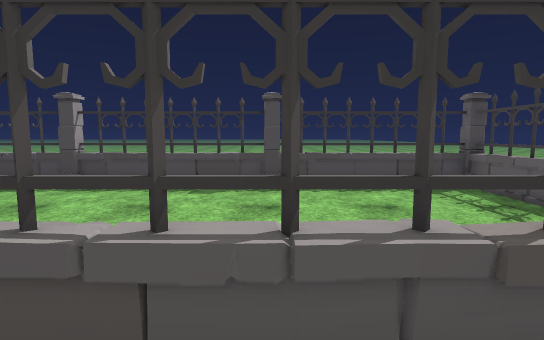
View 1 (above)

18 first-person views from a walk through a scene from a Unity 3-D project. The camera is 1.5 m above the floor, tilts 6° down and sees 80° across. Doors are open. The floor is counted in squares, 1 m on a side. Each view is taken from the middle of a square. On the plan, view 1 faces up. The plan holds only what a view shows up to about 15 squares ahead; the rest is blank. The place goes on beyond the plan. The player is left out. Some animated figures are not drawn. Some surface patterns are stand-ins.

View 2
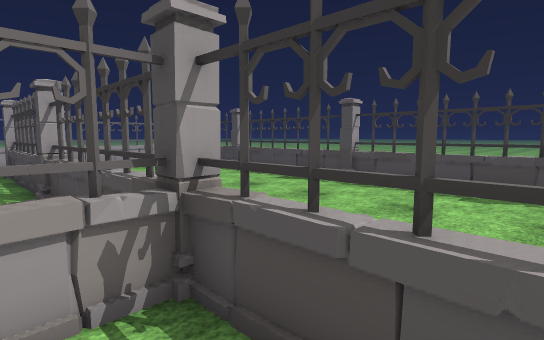

View 3
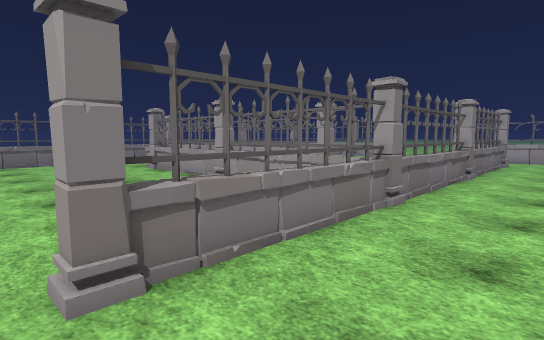

View 4
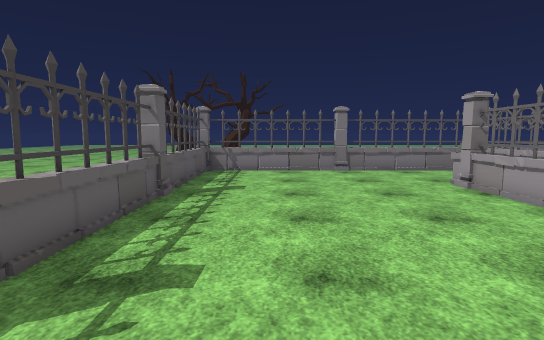

View 5
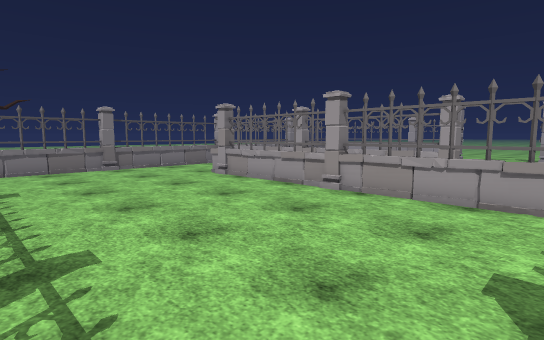

View 6
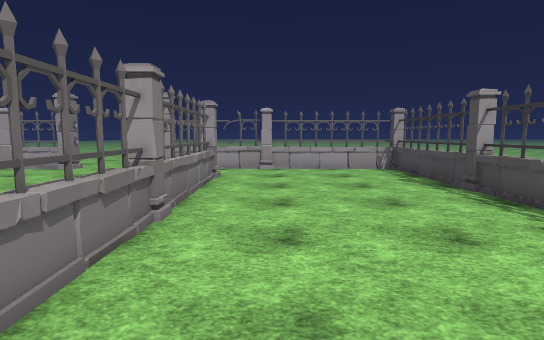

View 7
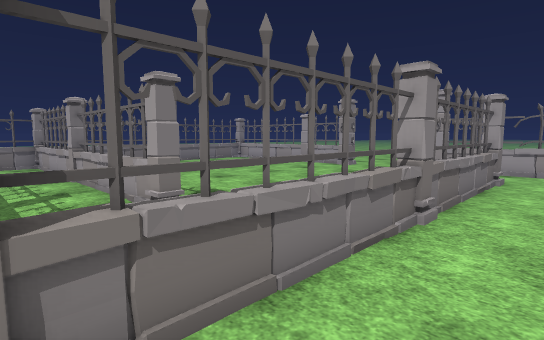

View 8
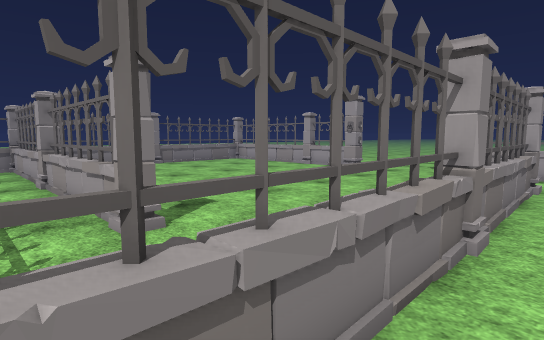

View 9
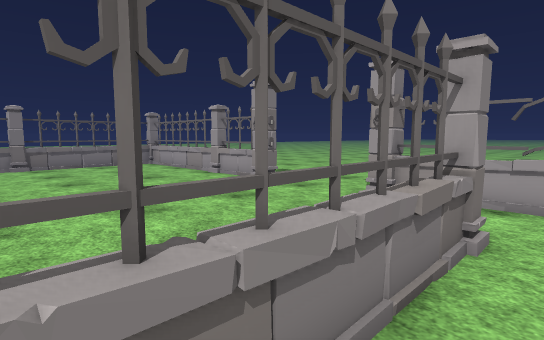

View 10
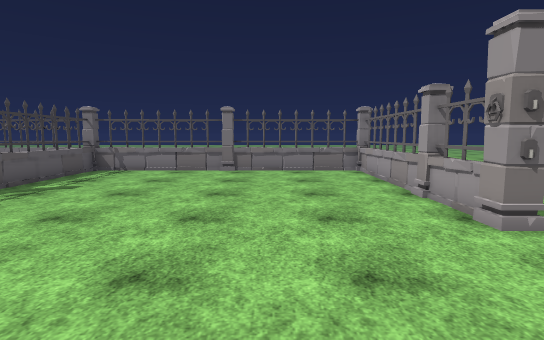

View 11
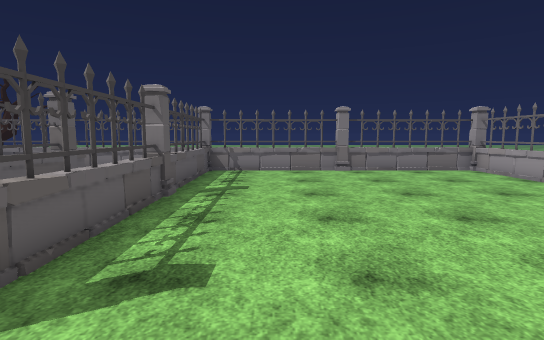

View 12
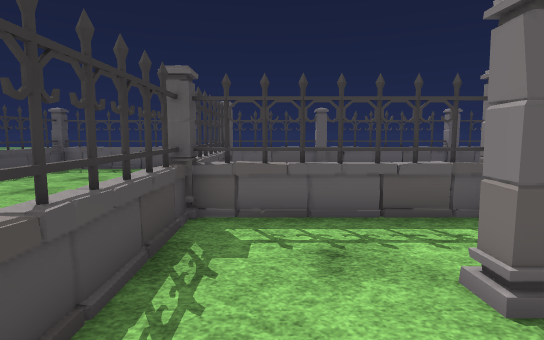

View 13
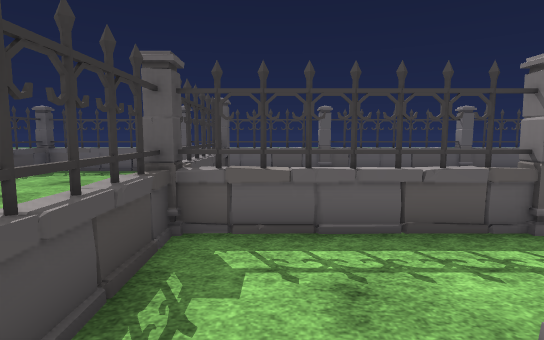

View 14
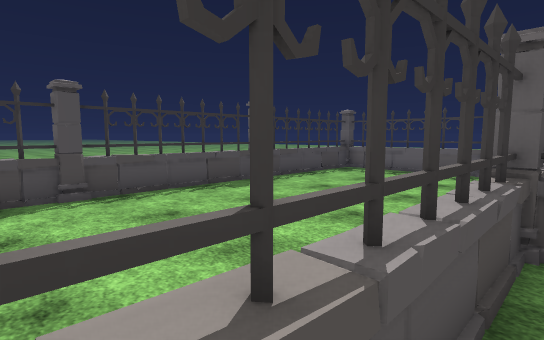

View 15
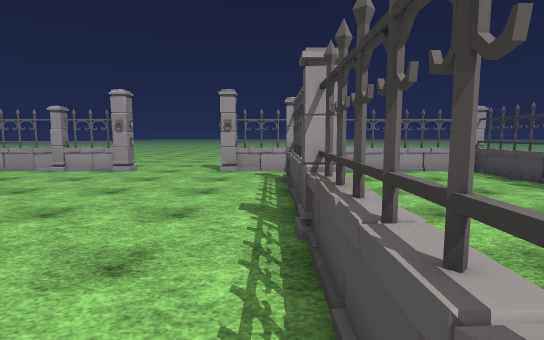

View 16
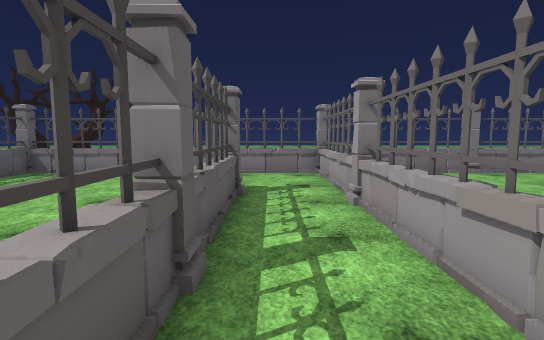

View 17
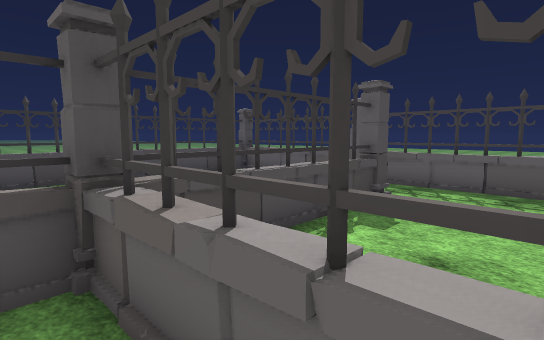

View 18
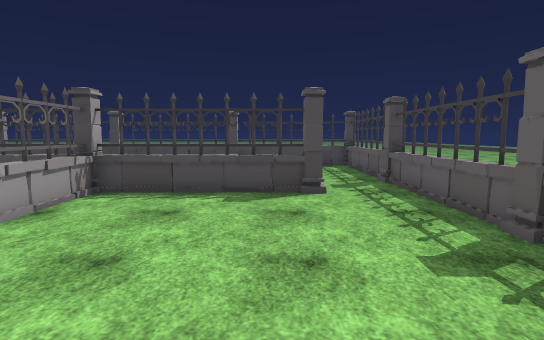

### Floor plan
Ten units are one square. View 1 is at (0, 0); x grows to the right and y downward. Boxes are objects, and circles mark ways between rooms. Rooms are numbered by the first view taken in them; rooms with no view inside come last. Other rooms are left out.
<svg viewBox="-188 -106 256 257">
<path fill="none" stroke="#000" d="M-31 73 -31 24M-29 42 -29 25M-29 94 -29 47M-60 20 -59 146M29 -14 28 -20M33 -16 -31 -17M-28 -21 -28 94M-59 142 62 142M57 146 59 -16M-57 -100 -58 -94M-153 -19 33 -19 33 -16M-179 -100 -179 -14M59 -16 60 -101M63 -95 -182 -98M-117 -95 -123 -95M57 -35 57 -40M-177 51 -177 57M-179 51 -179 145M-64 20 -60 20M-135 -17 -152 -17M-177 5 -177 12M-93 -17 -133 -17M-179 -14 -179 13M-29 25 -29 -20M-63 145 -62 33M-183 141 -59 142M-31 3 -31 -20M-31 -17 -92 -17M-26 -15 -48 -15M-62 33 -58 33"/>
<rect x="-35" y="95" width="10" height="10" fill="#bbb"><title>pillar</title></rect>
<circle cx="45" cy="-20" r="3" fill="#2a7"/>
<circle cx="-45" cy="20" r="3" fill="#2a7"/>
<circle cx="-165" cy="-20" r="3" fill="#2a7"/>
<text x="0" y="60">1</text>
<text x="-60" y="-60">2</text>
<text x="-120" y="60">3</text>
</svg>
Room 1 opens to room 2. Room 1 opens to room 3. Room 2 opens to room 3.

Where each view was taken, in squares from view 1:
view 1: 0 up, 0 right, facing up
view 2: 0 up, 0 right, facing up-left
view 3: 5 up, 4 right, facing down-left
view 4: 0 up, 3 right, facing down
view 5: 1 up, 5 right, facing down-left
view 6: 4 up, 3 left, facing left
view 7: 4 up, 3 left, facing down-left
view 8: 3 up, 4 left, facing down-left
view 9: 3 up, 10 left, facing down-left
view 10: 0 up, 14 left, facing down
view 11: 0 up, 9 left, facing down
view 12: 0 up, 9 left, facing right
view 13: 0 up, 8 left, facing right
view 14: 1 up, 8 left, facing up-right
view 15: 1 up, 4 left, facing left
view 16: 1 down, 4 left, facing down
view 17: 2 down, 4 left, facing up-right
view 18: 7 down, 2 right, facing up
